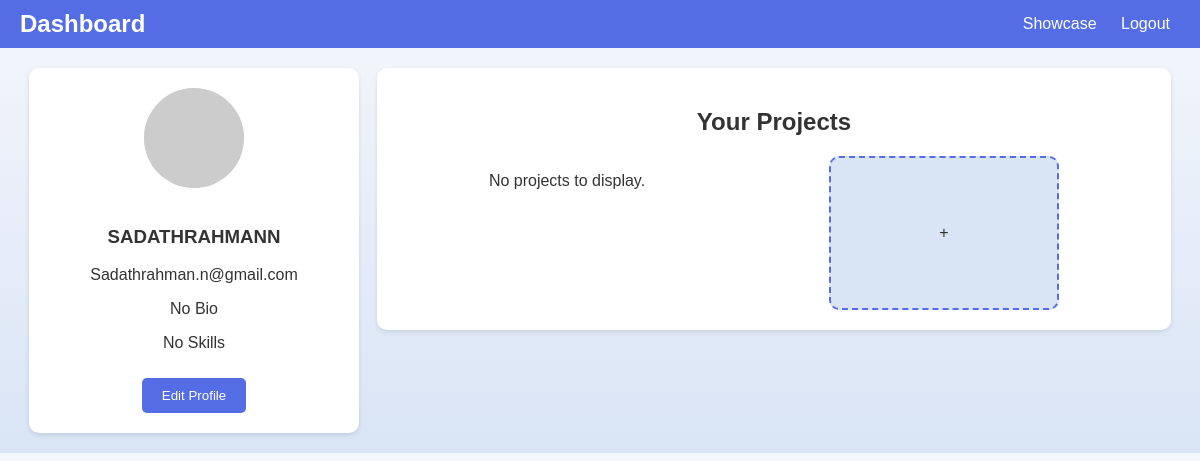
The app's page /dashboard/ (signed in), older data.
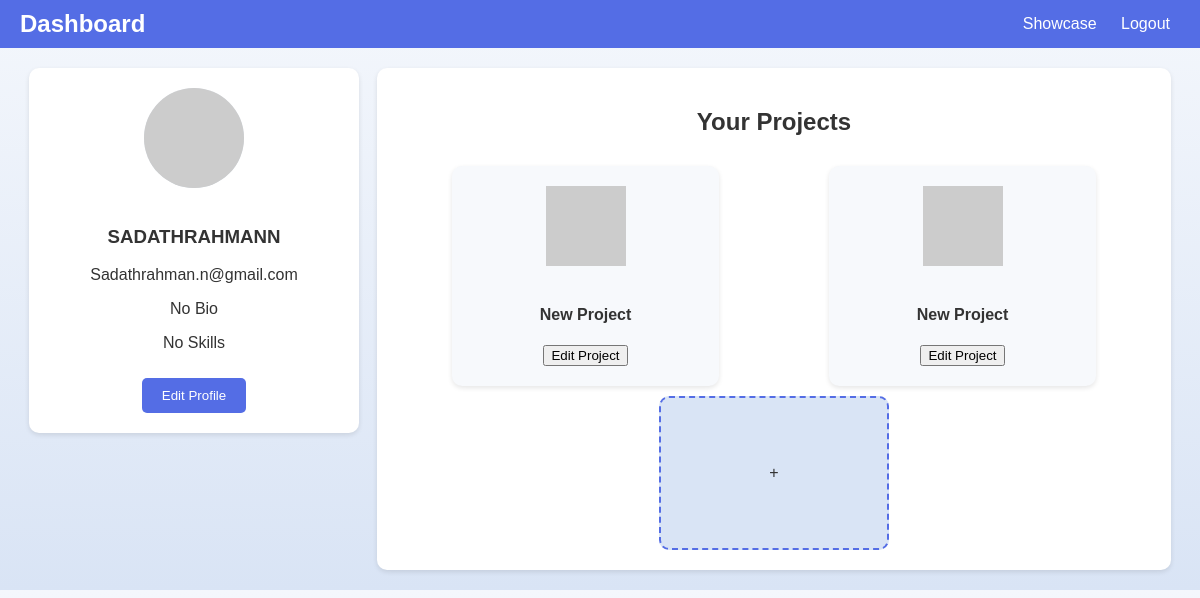
The same page, newer data.
### profiles/models.py (models this page shows, shortened)
class User(AbstractUser):
    bio = models.TextField(blank=True, null=True, verbose_name="Biography")
    skills = models.TextField(
        blank=True,
        null=True,
        verbose_name="Skills (comma-separated)"
    )
    contact = models.EmailField(
        blank=True,
        null=True,
        verbose_name="Contact Email"
    )
    profile_photo = models.ImageField(
        upload_to='profile_photos/',  # Ensure you have media settings configured in your project
        blank=True,
        null=True,
        verbose_name="Profile Photo"
    )
    class Meta:
        verbose_name = "User"
        verbose_name_plural = "Users"

class Project(models.Model):
    user = models.ForeignKey(
        User,
        on_delete=models.CASCADE,
        related_name='projects',  # This creates a reverse relationship from User to Project
        verbose_name="User"
    )
    name = models.CharField(max_length=200, verbose_name="Project Name")
    description = models.TextField(verbose_name="Project Description")
    image_url = models.URLField(
        blank=True,
        null=True,
        verbose_name="Image URL"  # The URL of the project's image
    )
    link = models.URLField(
        blank=True,
        null=True,
        verbose_name="Project Link"  # The link to the project (e.g., a GitHub link)
    )
    created_at = models.DateTimeField(auto_now_add=True, verbose_name="Created At")
    updated_at = models.DateTimeField(auto_now=True, verbose_name="Updated At")
    class Meta:
        verbose_name = "Project"
        verbose_name_plural = "Projects"
        ordering = ['-created_at']  # Orders projects by most recent by default

### profiles/views.py (the view, shortened to what this page needs)
# urls.py: path('dashboard/', views.dashboard, name='dashboard'),  # Dashboard URL
@login_required
def dashboard(request):
    projects = Project.objects.filter(user=request.user)
    return render(request, "dashboard.html", {"user": request.user, "projects": projects})

### profiles/templates/dashboard.html (shortened to what this page needs)
<!DOCTYPE html>
<html lang="en">
<head>
</head>
<body>
    <div class="navbar">
        <div class="logo">Dashboard</div>
        <div class="links">
            <a href="{% url 'showcase' %}">Showcase</a>
            <a href="{% url 'logout' %}">Logout</a>
        </div>
    </div>
    <div class="dashboard-container">
        <div class="profile-section">
            <label for="profilePhoto">
                <img src="{{ user.profile_photo|default:'https://via.placeholder.com/100' }}" alt="User" id="userPhoto">
            </label>
            <h3 id="usernameDisplay">{{ user.username }}</h3>
            <p id="emailDisplay">{{ user.email }}</p>
            <p id="bioDisplay">{{ user.bio|default:"No Bio" }}</p>
            <p id="skillsDisplay">{{ user.skills|default:"No Skills" }}</p>
            <button onclick="enableEditMode()">Edit Profile</button>
        </div>
        <div class="main-dashboard">
            <h2>Your Projects</h2>
            <div class="card-container">
                {% for project in projects %}
                <div class="card">
                    <img src="{{ project.image_url|default:'https://via.placeholder.com/80' }}" alt="Project">
                    <h4>{{ project.name }}</h4>
                    <button onclick="editProject('{{ project.id }}')">Edit Project</button>
                </div>
                {% empty %}
                <p>No projects to display.</p>
                {% endfor %}
                <div class="add-project-card" onclick="showUploadModal()">
                    <span>+</span>
                </div>
            </div>
        </div>
    </div>
</body>
</html>

### profiles/templates/dashboard.html (style rules this page uses)
body { margin: 0; font-family: Arial, sans-serif; background: linear-gradient(to bottom, #f4f7fc, #d9e4f5); color: #333; }
.navbar { display: flex; justify-content: space-between; align-items: center; background: #546de5; color: white; padding: 10px 20px; }
.navbar .logo { font-size: 1.5rem; font-weight: bold; }
.navbar .links a { color: white; text-decoration: none; margin: 0 10px; }
.dashboard-container { display: flex; justify-content: space-around; align-items: flex-start; padding: 20px; }
.profile-section { width: 25%; text-align: center; background: white; border-radius: 10px; padding: 20px; box-shadow: 0 2px 5px rgba(0, 0, 0, 0.1); }
.profile-section img { width: 100px; height: 100px; border-radius: 50%; margin-bottom: 15px; object-fit: cover; background: linear-gradient(to bottom, #e3e8f1, #d2dbe5); cursor: pointer; }
.profile-section button { padding: 10px 20px; margin-top: 10px; background: #546de5; color: white; border: none; border-radius: 5px; cursor: pointer; }
.main-dashboard { width: 65%; background: white; border-radius: 10px; padding: 20px; box-shadow: 0 2px 5px rgba(0, 0, 0, 0.1); }
.main-dashboard h2 { text-align: center; }
.card-container { display: flex; justify-content: space-around; flex-wrap: wrap; }
.card { width: 30%; background: #f7f9fc; border-radius: 10px; padding: 20px; box-shadow: 0 2px 5px rgba(0, 0, 0, 0.1); margin: 10px; text-align: center; }
.card img { width: 80px; margin-bottom: 15px; }
.add-project-card { width: 30%; height: 150px; display: flex; justify-content: center; align-items: center; background: #d9e4f5; border: 2px dashed #546de5; border-radius: 10px; cursor: pointer; }

Row changes from the older to the newer data that the page shows:
added Project: name "New Project"
added Project: name "New Project"
Text that changed along with them:
text no longer shown: "No projects to display."
